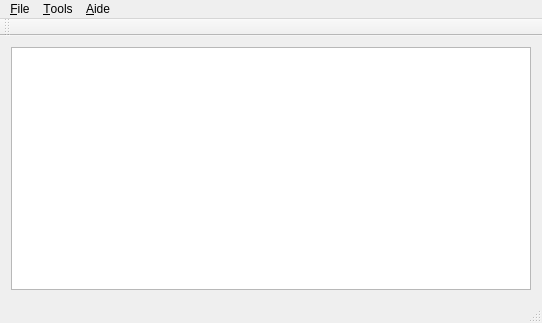
<?xml version="1.0" encoding="UTF-8"?>
<ui version="4.0">
 <class>MainWindow</class>
 <widget class="QMainWindow" name="MainWindow">
  <property name="geometry">
   <rect>
    <x>0</x>
    <y>0</y>
    <width>542</width>
    <height>323</height>
   </rect>
  </property>
  <property name="windowTitle">
   <string>QArpWatch</string>
  </property>
  <widget class="QWidget" name="centralWidget">
   <layout class="QVBoxLayout" name="verticalLayout">
    <item>
     <widget class="QTextEdit" name="logText">
      <property name="undoRedoEnabled">
       <bool>false</bool>
      </property>
      <property name="readOnly">
       <bool>true</bool>
      </property>
     </widget>
    </item>
   </layout>
  </widget>
  <widget class="QMenuBar" name="menuBar">
   <property name="geometry">
    <rect>
     <x>0</x>
     <y>0</y>
     <width>542</width>
     <height>23</height>
    </rect>
   </property>
   <widget class="QMenu" name="menu_File">
    <property name="title">
     <string>&amp;File</string>
    </property>
    <addaction name="separator"/>
    <addaction name="action_Quitter"/>
   </widget>
   <widget class="QMenu" name="menu_Aide">
    <property name="title">
     <string>&amp;Aide</string>
    </property>
    <addaction name="action_About"/>
   </widget>
   <widget class="QMenu" name="menuTools">
    <property name="title">
     <string>&amp;Tools</string>
    </property>
    <addaction name="action_refreshRoute"/>
    <addaction name="action_customRoute"/>
   </widget>
   <addaction name="menu_File"/>
   <addaction name="menuTools"/>
   <addaction name="menu_Aide"/>
  </widget>
  <widget class="QToolBar" name="mainToolBar">
   <attribute name="toolBarArea">
    <enum>TopToolBarArea</enum>
   </attribute>
   <attribute name="toolBarBreak">
    <bool>false</bool>
   </attribute>
  </widget>
  <widget class="QStatusBar" name="statusBar"/>
  <action name="action_Quitter">
   <property name="text">
    <string>&amp;Quitter</string>
   </property>
  </action>
  <action name="action_About">
   <property name="text">
    <string>&amp;About</string>
   </property>
  </action>
  <action name="action_refreshRoute">
   <property name="text">
    <string>&amp;Update default route</string>
   </property>
  </action>
  <action name="action_customRoute">
   <property name="text">
    <string>&amp;Custom route</string>
   </property>
  </action>
 </widget>
 <layoutdefault spacing="6" margin="11"/>
 <resources/>
 <connections/>
</ui>
